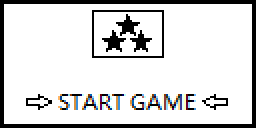
#> input picture images/nihao.png, 128 x 64 px (shown 2 times larger)
$ python main.py   (older library calls are emulated)
#> lines starting #> are read from the running program, lines starting #| are printed output that depends on the picture; after the words box and inside, x2 and y2 are one past the last pixel; in counts of white or black regions, pixels touching at a corner belong together
### prepare.py
from PIL import Image


class IMGprepare():

    def __init__(self):
        self.OLED_WIDTH = 128
        self.OLED_HEIGHT = 64
        pass

    def resolution_change(self, file_path):
        # 图像分辨率更改
#> called with file_path = './images/nihao.png'
        filename = file_path.split('/')[-1]
        print(filename)
        file_out = f'./output/img/reschg-{filename}'

        img = Image.open(file_path)
#> img is the input picture: PIL image 128x64 RGBA; mean R, G, B, A 215.7, 215.7, 215.7, 255
        out = img.resize((self.OLED_WIDTH, self.OLED_HEIGHT), Image.ANTIALIAS)
        out.save(file_out)
        return file_out

    def image_crop(self, file_path, width, height):
        # 图像裁剪
        pass


# [4 lines that do not run on import are left out]

### main.py
from PIL import Image
import numpy as np

from prepare import IMGprepare
import numpy as np

class IMGtools():

    def __init__(self):
        self.OUTPUT_PATH = './output/img/'
        pass

    def color_transform(self, file_path):
#> called with file_path = './output/img/reschg-nihao.png'
        filename = file_path.split('/')[-1]
        file_out = self.OUTPUT_PATH + 'monochrome-' + filename

        img = Image.open(file_path)
        # thresh = np.mean(img)
        # fn = lambda x: 255 if x > thresh else 0

        img = img.convert('1')
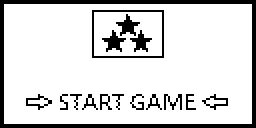
#> img: PIL image 128x64 1 (shown 2 times larger); 84.5% white; 16 black regions (4 under 20 px), largest, box (x1, y1, x2, y2) and area: (0, 0, 128, 64) 752, (46, 5, 82, 29) 116, (58, 7, 70, 18) 57
        # img = img.convert('L').point(fn, mode='1')
        img.save(file_out)
        return file_out

    def origin_data2hex(self, data_list):
        print(data_list)
        out_data = 0x00

        # update list
        for bit in range(8):
            if data_list[bit]:
                data_list[bit] = 0
            else:
                data_list[bit] = 1
        print(data_list)
        for offset in range(8):
            out_data |= (data_list[offset] << offset)
        print(hex(out_data))
        out_data = hex(out_data)
        return out_data

    def dot_matrix_output_hex(self, file_path):
#> called with file_path = './output/img/monochrome-reschg-nihao.png'
        img = Image.open(file_path)
        print(img)
#| <PIL.PngImagePlugin.PngImageFile image mode=1 size=128x64 at 0x7F557C74C710>
        img_array = np.array(img)
        print("size: ", img_array.size)
#| size:  8192
        print("shape: ", img_array.shape)
#| shape:  (64, 128)

        # 准备输出数据到文件
        data_output = []
        # 写入上部分
        data_output.append('#ifndef _OLEDPIC_H\n')
        data_output.append('#define _OLEDPIC_H\n')
        data_output.append('unsigned char code oled_pic_data[]={\n')

        # 写入主要数据
        for page_index in range(8):
            row_start = page_index * 8;
            row_end = row_start + 8
            # print(row_start, row_end)

            for col_index in range(128):
                temp_data_list = []
                for pic_line in range(row_start, row_end):
                    # print(img_array[row][127])
                    temp_data = img_array[pic_line][col_index]

                    temp_data_list.append(temp_data)
                result = self.origin_data2hex(temp_data_list)
                print(result)
                data_output.append(result + ',')

                # 将单行数据划为16个一行
                if not (col_index % 16) and col_index != 0:
                    data_output.append('\n')

            # 页输出完成，换行
            data_output.append('\n')
            print(col_index)
#> after the loop, data_output = 1091 items

        # 数据写入完成
        data_output.append('};')

        data = open('./data/oled_pic_data.h', 'w')
        data.writelines(data_output)

        pass

    # [44 lines left out: function dot_matrix_output, not called in this run]


if __name__ == '__main__':
    origin_pic = './images/nihao.png'
    pre_tool = IMGprepare()
    pre_tool.resolution_change(origin_pic)

    pic_path = './output/img/reschg-nihao.png'
    handle = IMGtools()

    # 图像色彩转换
    single_color = handle.color_transform(pic_path)
    print(single_color)
    # 点阵数据输出
    handle.dot_matrix_output_hex(single_color)
